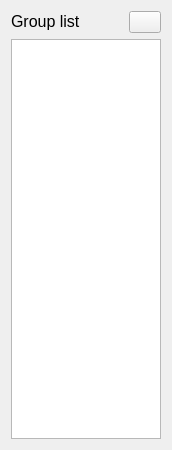
<?xml version="1.0" encoding="UTF-8"?>
<ui version="4.0">
 <class>RoomList</class>
 <widget class="QWidget" name="RoomList">
  <property name="geometry">
   <rect>
    <x>0</x>
    <y>0</y>
    <width>168</width>
    <height>450</height>
   </rect>
  </property>
  <property name="sizePolicy">
   <sizepolicy hsizetype="Preferred" vsizetype="Preferred">
    <horstretch>0</horstretch>
    <verstretch>0</verstretch>
   </sizepolicy>
  </property>
  <property name="minimumSize">
   <size>
    <width>0</width>
    <height>0</height>
   </size>
  </property>
  <property name="maximumSize">
   <size>
    <width>168</width>
    <height>16777215</height>
   </size>
  </property>
  <property name="windowTitle">
   <string>Form</string>
  </property>
  <layout class="QVBoxLayout" name="verticalLayout">
   <item>
    <layout class="QHBoxLayout" name="horizontalLayout">
     <property name="spacing">
      <number>5</number>
     </property>
     <item>
      <widget class="QLabel" name="groupsLabel">
       <property name="text">
        <string>&lt;html&gt;&lt;head/&gt;&lt;body&gt;&lt;p align=&quot;justify&quot;&gt;&lt;span style=&quot; font-size:12pt;&quot;&gt;Group list&lt;/span&gt;&lt;/p&gt;&lt;/body&gt;&lt;/html&gt;</string>
       </property>
      </widget>
     </item>
     <item>
      <widget class="QPushButton" name="closeList">
       <property name="sizePolicy">
        <sizepolicy hsizetype="Minimum" vsizetype="Fixed">
         <horstretch>0</horstretch>
         <verstretch>0</verstretch>
        </sizepolicy>
       </property>
       <property name="minimumSize">
        <size>
         <width>0</width>
         <height>0</height>
        </size>
       </property>
       <property name="maximumSize">
        <size>
         <width>32</width>
         <height>16777215</height>
        </size>
       </property>
       <property name="icon">
        <iconset resource="../../images.qrc">
         <normaloff>:/app/ui/images/close.ico</normaloff>:/app/ui/images/close.ico</iconset>
       </property>
       <property name="iconSize">
        <size>
         <width>16</width>
         <height>16</height>
        </size>
       </property>
      </widget>
     </item>
    </layout>
   </item>
   <item>
    <widget class="QListWidget" name="groups">
     <property name="minimumSize">
      <size>
       <width>150</width>
       <height>400</height>
      </size>
     </property>
     <property name="styleSheet">
      <string notr="true"/>
     </property>
    </widget>
   </item>
  </layout>
 </widget>
 <resources>
  <include location="../../images.qrc"/>
 </resources>
 <connections/>
</ui>
